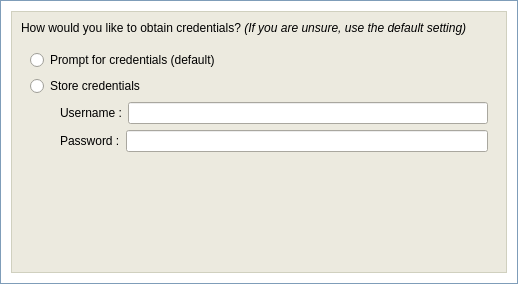
<ui version="4.0" >
 <class>Form</class>
 <widget class="QWidget" name="Form" >
  <property name="geometry" >
   <rect>
    <x>0</x>
    <y>0</y>
    <width>518</width>
    <height>284</height>
   </rect>
  </property>
  <property name="sizePolicy" >
   <sizepolicy vsizetype="Fixed" hsizetype="Fixed" >
    <horstretch>0</horstretch>
    <verstretch>0</verstretch>
   </sizepolicy>
  </property>
  <property name="minimumSize" >
   <size>
    <width>518</width>
    <height>284</height>
   </size>
  </property>
  <property name="maximumSize" >
   <size>
    <width>496</width>
    <height>262</height>
   </size>
  </property>
  <property name="windowTitle" >
   <string>Form</string>
  </property>
  <layout class="QVBoxLayout" >
   <property name="spacing" >
    <number>0</number>
   </property>
   <property name="leftMargin" >
    <number>0</number>
   </property>
   <property name="topMargin" >
    <number>0</number>
   </property>
   <property name="rightMargin" >
    <number>0</number>
   </property>
   <property name="bottomMargin" >
    <number>0</number>
   </property>
   <item>
    <widget class="QFrame" name="frameOuterCosmetic" >
     <property name="sizePolicy" >
      <sizepolicy vsizetype="Fixed" hsizetype="Preferred" >
       <horstretch>0</horstretch>
       <verstretch>0</verstretch>
      </sizepolicy>
     </property>
     <property name="minimumSize" >
      <size>
       <width>16</width>
       <height>284</height>
      </size>
     </property>
     <property name="palette" >
      <palette>
       <active>
        <colorrole role="WindowText" >
         <brush brushstyle="SolidPattern" >
          <color alpha="255" >
           <red>127</red>
           <green>157</green>
           <blue>185</blue>
          </color>
         </brush>
        </colorrole>
        <colorrole role="Base" >
         <brush brushstyle="SolidPattern" >
          <color alpha="255" >
           <red>255</red>
           <green>255</green>
           <blue>255</blue>
          </color>
         </brush>
        </colorrole>
        <colorrole role="Window" >
         <brush brushstyle="SolidPattern" >
          <color alpha="255" >
           <red>255</red>
           <green>255</green>
           <blue>255</blue>
          </color>
         </brush>
        </colorrole>
       </active>
       <inactive>
        <colorrole role="WindowText" >
         <brush brushstyle="SolidPattern" >
          <color alpha="255" >
           <red>127</red>
           <green>157</green>
           <blue>185</blue>
          </color>
         </brush>
        </colorrole>
        <colorrole role="Base" >
         <brush brushstyle="SolidPattern" >
          <color alpha="255" >
           <red>255</red>
           <green>255</green>
           <blue>255</blue>
          </color>
         </brush>
        </colorrole>
        <colorrole role="Window" >
         <brush brushstyle="SolidPattern" >
          <color alpha="255" >
           <red>255</red>
           <green>255</green>
           <blue>255</blue>
          </color>
         </brush>
        </colorrole>
       </inactive>
       <disabled>
        <colorrole role="WindowText" >
         <brush brushstyle="SolidPattern" >
          <color alpha="255" >
           <red>127</red>
           <green>127</green>
           <blue>127</blue>
          </color>
         </brush>
        </colorrole>
        <colorrole role="Base" >
         <brush brushstyle="SolidPattern" >
          <color alpha="255" >
           <red>255</red>
           <green>255</green>
           <blue>255</blue>
          </color>
         </brush>
        </colorrole>
        <colorrole role="Window" >
         <brush brushstyle="SolidPattern" >
          <color alpha="255" >
           <red>255</red>
           <green>255</green>
           <blue>255</blue>
          </color>
         </brush>
        </colorrole>
       </disabled>
      </palette>
     </property>
     <property name="autoFillBackground" >
      <bool>true</bool>
     </property>
     <property name="frameShape" >
      <enum>QFrame::Box</enum>
     </property>
     <property name="frameShadow" >
      <enum>QFrame::Plain</enum>
     </property>
     <layout class="QVBoxLayout" >
      <property name="spacing" >
       <number>10</number>
      </property>
      <property name="leftMargin" >
       <number>10</number>
      </property>
      <property name="topMargin" >
       <number>10</number>
      </property>
      <property name="rightMargin" >
       <number>10</number>
      </property>
      <property name="bottomMargin" >
       <number>10</number>
      </property>
      <item>
       <widget class="QFrame" name="frame" >
        <property name="palette" >
         <palette>
          <active>
           <colorrole role="WindowText" >
            <brush brushstyle="SolidPattern" >
             <color alpha="255" >
              <red>208</red>
              <green>208</green>
              <blue>191</blue>
             </color>
            </brush>
           </colorrole>
           <colorrole role="Base" >
            <brush brushstyle="SolidPattern" >
             <color alpha="255" >
              <red>255</red>
              <green>255</green>
              <blue>255</blue>
             </color>
            </brush>
           </colorrole>
           <colorrole role="Window" >
            <brush brushstyle="SolidPattern" >
             <color alpha="255" >
              <red>236</red>
              <green>234</green>
              <blue>223</blue>
             </color>
            </brush>
           </colorrole>
          </active>
          <inactive>
           <colorrole role="WindowText" >
            <brush brushstyle="SolidPattern" >
             <color alpha="255" >
              <red>208</red>
              <green>208</green>
              <blue>191</blue>
             </color>
            </brush>
           </colorrole>
           <colorrole role="Base" >
            <brush brushstyle="SolidPattern" >
             <color alpha="255" >
              <red>255</red>
              <green>255</green>
              <blue>255</blue>
             </color>
            </brush>
           </colorrole>
           <colorrole role="Window" >
            <brush brushstyle="SolidPattern" >
             <color alpha="255" >
              <red>236</red>
              <green>234</green>
              <blue>223</blue>
             </color>
            </brush>
           </colorrole>
          </inactive>
          <disabled>
           <colorrole role="WindowText" >
            <brush brushstyle="SolidPattern" >
             <color alpha="255" >
              <red>118</red>
              <green>116</green>
              <blue>108</blue>
             </color>
            </brush>
           </colorrole>
           <colorrole role="Base" >
            <brush brushstyle="SolidPattern" >
             <color alpha="255" >
              <red>236</red>
              <green>234</green>
              <blue>223</blue>
             </color>
            </brush>
           </colorrole>
           <colorrole role="Window" >
            <brush brushstyle="SolidPattern" >
             <color alpha="255" >
              <red>236</red>
              <green>234</green>
              <blue>223</blue>
             </color>
            </brush>
           </colorrole>
          </disabled>
         </palette>
        </property>
        <property name="autoFillBackground" >
         <bool>true</bool>
        </property>
        <property name="frameShape" >
         <enum>QFrame::Box</enum>
        </property>
        <property name="frameShadow" >
         <enum>QFrame::Plain</enum>
        </property>
        <layout class="QVBoxLayout" >
         <item>
          <widget class="QLabel" name="labelMessage" >
           <property name="palette" >
            <palette>
             <active>
              <colorrole role="WindowText" >
               <brush brushstyle="SolidPattern" >
                <color alpha="255" >
                 <red>0</red>
                 <green>0</green>
                 <blue>0</blue>
                </color>
               </brush>
              </colorrole>
             </active>
             <inactive>
              <colorrole role="WindowText" >
               <brush brushstyle="SolidPattern" >
                <color alpha="255" >
                 <red>0</red>
                 <green>0</green>
                 <blue>0</blue>
                </color>
               </brush>
              </colorrole>
             </inactive>
             <disabled>
              <colorrole role="WindowText" >
               <brush brushstyle="SolidPattern" >
                <color alpha="255" >
                 <red>118</red>
                 <green>116</green>
                 <blue>108</blue>
                </color>
               </brush>
              </colorrole>
             </disabled>
            </palette>
           </property>
           <property name="font" >
            <font>
             <family>Arial</family>
             <pointsize>9</pointsize>
            </font>
           </property>
           <property name="text" >
            <string>How would you like to obtain credentials?  &lt;i>(If you are unsure, use the default setting)&lt;i></string>
           </property>
           <property name="wordWrap" >
            <bool>true</bool>
           </property>
          </widget>
         </item>
         <item>
          <widget class="QFrame" name="frame_3" >
           <property name="frameShape" >
            <enum>QFrame::NoFrame</enum>
           </property>
           <property name="frameShadow" >
            <enum>QFrame::Raised</enum>
           </property>
           <layout class="QVBoxLayout" >
            <item>
             <widget class="QRadioButton" name="radioPromptForCreds" >
              <property name="palette" >
               <palette>
                <active>
                 <colorrole role="WindowText" >
                  <brush brushstyle="SolidPattern" >
                   <color alpha="255" >
                    <red>0</red>
                    <green>0</green>
                    <blue>0</blue>
                   </color>
                  </brush>
                 </colorrole>
                </active>
                <inactive>
                 <colorrole role="WindowText" >
                  <brush brushstyle="SolidPattern" >
                   <color alpha="255" >
                    <red>0</red>
                    <green>0</green>
                    <blue>0</blue>
                   </color>
                  </brush>
                 </colorrole>
                </inactive>
                <disabled>
                 <colorrole role="WindowText" >
                  <brush brushstyle="SolidPattern" >
                   <color alpha="255" >
                    <red>118</red>
                    <green>116</green>
                    <blue>108</blue>
                   </color>
                  </brush>
                 </colorrole>
                </disabled>
               </palette>
              </property>
              <property name="font" >
               <font>
                <family>Arial</family>
                <pointsize>9</pointsize>
               </font>
              </property>
              <property name="text" >
               <string>Prompt for credentials (default)</string>
              </property>
             </widget>
            </item>
            <item>
             <widget class="QRadioButton" name="radioStoredCreds" >
              <property name="palette" >
               <palette>
                <active>
                 <colorrole role="WindowText" >
                  <brush brushstyle="SolidPattern" >
                   <color alpha="255" >
                    <red>0</red>
                    <green>0</green>
                    <blue>0</blue>
                   </color>
                  </brush>
                 </colorrole>
                </active>
                <inactive>
                 <colorrole role="WindowText" >
                  <brush brushstyle="SolidPattern" >
                   <color alpha="255" >
                    <red>0</red>
                    <green>0</green>
                    <blue>0</blue>
                   </color>
                  </brush>
                 </colorrole>
                </inactive>
                <disabled>
                 <colorrole role="WindowText" >
                  <brush brushstyle="SolidPattern" >
                   <color alpha="255" >
                    <red>118</red>
                    <green>116</green>
                    <blue>108</blue>
                   </color>
                  </brush>
                 </colorrole>
                </disabled>
               </palette>
              </property>
              <property name="font" >
               <font>
                <family>Arial</family>
                <pointsize>9</pointsize>
               </font>
              </property>
              <property name="text" >
               <string>Store credentials</string>
              </property>
             </widget>
            </item>
            <item>
             <layout class="QHBoxLayout" >
              <item>
               <spacer>
                <property name="orientation" >
                 <enum>Qt::Horizontal</enum>
                </property>
                <property name="sizeType" >
                 <enum>QSizePolicy::Fixed</enum>
                </property>
                <property name="sizeHint" >
                 <size>
                  <width>30</width>
                  <height>20</height>
                 </size>
                </property>
               </spacer>
              </item>
              <item>
               <widget class="QLabel" name="labelUsername" >
                <property name="sizePolicy" >
                 <sizepolicy vsizetype="Preferred" hsizetype="Preferred" >
                  <horstretch>0</horstretch>
                  <verstretch>0</verstretch>
                 </sizepolicy>
                </property>
                <property name="maximumSize" >
                 <size>
                  <width>111</width>
                  <height>16777215</height>
                 </size>
                </property>
                <property name="palette" >
                 <palette>
                  <active>
                   <colorrole role="WindowText" >
                    <brush brushstyle="SolidPattern" >
                     <color alpha="255" >
                      <red>0</red>
                      <green>0</green>
                      <blue>0</blue>
                     </color>
                    </brush>
                   </colorrole>
                  </active>
                  <inactive>
                   <colorrole role="WindowText" >
                    <brush brushstyle="SolidPattern" >
                     <color alpha="255" >
                      <red>0</red>
                      <green>0</green>
                      <blue>0</blue>
                     </color>
                    </brush>
                   </colorrole>
                  </inactive>
                  <disabled>
                   <colorrole role="WindowText" >
                    <brush brushstyle="SolidPattern" >
                     <color alpha="255" >
                      <red>118</red>
                      <green>116</green>
                      <blue>108</blue>
                     </color>
                    </brush>
                   </colorrole>
                  </disabled>
                 </palette>
                </property>
                <property name="text" >
                 <string>Username :</string>
                </property>
               </widget>
              </item>
              <item>
               <widget class="QLineEdit" name="usernameEdit" />
              </item>
             </layout>
            </item>
            <item>
             <layout class="QHBoxLayout" >
              <item>
               <spacer>
                <property name="orientation" >
                 <enum>Qt::Horizontal</enum>
                </property>
                <property name="sizeType" >
                 <enum>QSizePolicy::Fixed</enum>
                </property>
                <property name="sizeHint" >
                 <size>
                  <width>30</width>
                  <height>20</height>
                 </size>
                </property>
               </spacer>
              </item>
              <item>
               <widget class="QLabel" name="labelPassword" >
                <property name="maximumSize" >
                 <size>
                  <width>111</width>
                  <height>16777215</height>
                 </size>
                </property>
                <property name="palette" >
                 <palette>
                  <active>
                   <colorrole role="WindowText" >
                    <brush brushstyle="SolidPattern" >
                     <color alpha="255" >
                      <red>0</red>
                      <green>0</green>
                      <blue>0</blue>
                     </color>
                    </brush>
                   </colorrole>
                  </active>
                  <inactive>
                   <colorrole role="WindowText" >
                    <brush brushstyle="SolidPattern" >
                     <color alpha="255" >
                      <red>0</red>
                      <green>0</green>
                      <blue>0</blue>
                     </color>
                    </brush>
                   </colorrole>
                  </inactive>
                  <disabled>
                   <colorrole role="WindowText" >
                    <brush brushstyle="SolidPattern" >
                     <color alpha="255" >
                      <red>118</red>
                      <green>116</green>
                      <blue>108</blue>
                     </color>
                    </brush>
                   </colorrole>
                  </disabled>
                 </palette>
                </property>
                <property name="text" >
                 <string>Password :</string>
                </property>
               </widget>
              </item>
              <item>
               <widget class="QLineEdit" name="passwordEdit" >
                <property name="echoMode" >
                 <enum>QLineEdit::Password</enum>
                </property>
               </widget>
              </item>
             </layout>
            </item>
           </layout>
          </widget>
         </item>
         <item>
          <spacer>
           <property name="orientation" >
            <enum>Qt::Vertical</enum>
           </property>
           <property name="sizeHint" >
            <size>
             <width>474</width>
             <height>81</height>
            </size>
           </property>
          </spacer>
         </item>
        </layout>
       </widget>
      </item>
     </layout>
    </widget>
   </item>
  </layout>
 </widget>
 <resources/>
 <connections/>
</ui>
